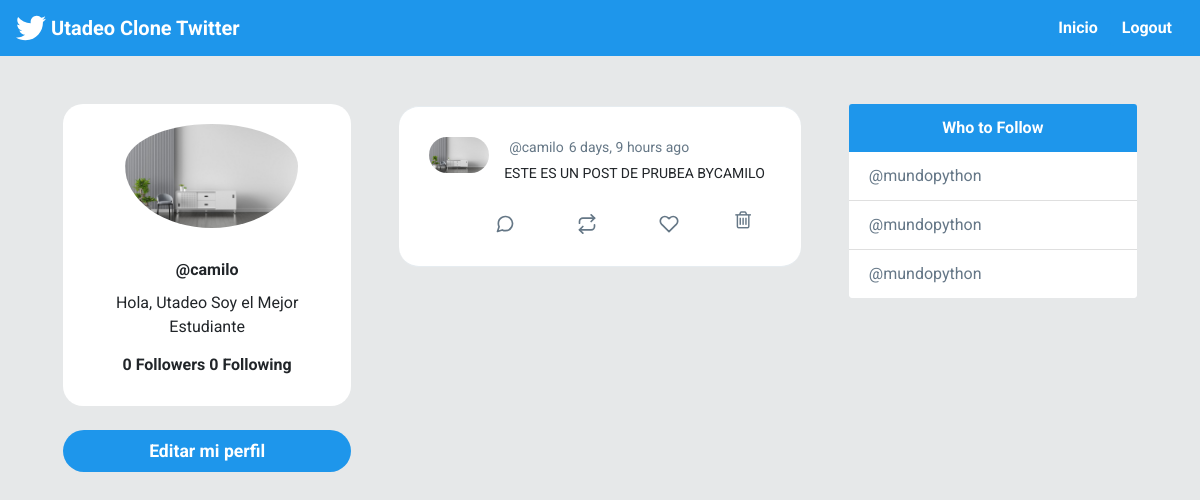
Page /profile/camilo/ on the committed database.
### twitter/models.py (models this page shows, shortened)
class Profile(models.Model):
    user = models.OneToOneField(User, on_delete=models.CASCADE)
    bio = models.CharField(default='Hola, Utadeo Twitter', max_length=100)
    image = models.ImageField(default='default.png', upload_to='profile_pics/')  # 🔹 Se agregó upload_to
    def following(self):
        user_ids = Relationship.objects.filter(from_user=self.user)\
                        .values_list('to_user_id', flat=True)
        return User.objects.filter(id__in=user_ids)
    def followers(self):
        user_ids = Relationship.objects.filter(to_user=self.user)\
                        .values_list('from_user_id', flat=True)
        return User.objects.filter(id__in=user_ids)

class Post(models.Model):
    timestamp = models.DateTimeField(default=timezone.now)
    content = models.TextField()
    user = models.ForeignKey(User, on_delete=models.CASCADE, related_name='posts')
    class Meta:
        ordering = ['-timestamp']

### twitter/views.py (the view)
# urls.py: path('profile/<str:username>/', views.profile, name='profile'),  # Corregido srt -> str
def profile(request, username):
    user = User.objects.get(username = username)
    posts = user.posts.all()
    context = {'user':user, 'posts':posts}
    return render(request, 'twitter/profile.html', context)

### twitter/templates/twitter/profile.html (shortened to what this page needs)
{% extends 'twitter/layout.html' %}
{% load humanize %}
{% block content %}
    <div id="main" class="container-fluid d-flex">
        <div class="sidebar m-5 d-none d-md-block">
            <div class="">
                <div class="card " style="width: 18rem; text-align:center;border-radius: 20px;">
                    <img class="card-img-top rounded-circle"
                        style="width:60%; position: relative;left: 62px;padding-top: 20px;"
                        src="{{ user.profile.image.url }}" alt="Card image cap">
                    <div class="card-body">
                        <h6 class="card-title font-weight-bold">@{{ user }}</h6>
                        <p class="card-text">{{ user.profile.bio }}</p>
                        <h6 class="card-title font-weight-bold">
                        {{ user.profile.followers.count }} Followers
                        {{ user.profile.following.count }} Following
                        </h6>
                    </div>
                </div>
                <a href="{% url 'editar' %}" id="addATweetLeft" onclick="addTweet()" type="button"
                style="border-radius: 30px; font-size: 1.1rem; font-weight:bold;"
                class="btn btn-lg btn-block mt-4 text-white ">Editar mi perfil</a>
            </div>
        </div>
        <div class="content">
            {% for post in posts %}
            <div id="tweetCards">
                <div class="tweet-wrap" style="border-radius:20px">
                    <div class="tweet-header">
                        <img src="{{ post.user.profile.image.url }}"
                            alt="" class="avator">
                        <div class="tweet-header-info">
                            {{ post.user.first_name }} <span>@{{ post.user }}</span><span>{{ post.timestamp|naturaltime }}
                            </span>
                            <p>{{ post.content }}</p>
                        </div>
                    </div>
                    <div class="tweet-info-counts">
                        <div class="comments">
                            <button style="background: white; border: none;">
                            </button>
                        </div>
                        <div class="retweets">
                            <button style="background: white; border: none;">
                        </button>
                        </div>
                        <div class="likes">
                            <button style="background: white; border: none;">
                            </button>
                        </div>
                        <div class="trash">
                            <a href="#" style="background: white; border: none;">
                                <i class="fa fa-trash-o" style="color:#657786; font-size: 20px" aria-hidden="true"></i>
                            </a>
                        </div>
                    </div>
                </div>
            </div>
            {% endfor %}
        </div>
        <div class="sidebar m-5 d-none d-xl-block">
            <div class="card" style="width: 18rem;">
                <div class="card-header">
                    Who to Follow
                </div>
                <ul class="list-group list-group-flush">
                    <li class="list-group-item"><a href="#" style="text-decoration: none;color: #657787;">@mundopython</a></li>
                    <li class="list-group-item"><a href="#" style="text-decoration: none;color: #657787;">@mundopython</a></li>
                    <li class="list-group-item"><a href="#" style="text-decoration: none;color: #657787;">@mundopython</a></li>
                </ul>
            </div>
        </div>
    </div>
{% endblock content %}

### twitter/static/css/style.css (style rules this page uses)
body { background: #E6E8E9; ; font-family: 'Asap', sans-serif; font-family: 'Roboto', sans-serif; }
img { max-width: 100%; }
.avator { border-radius: 100px; width: 60px; margin-right: 15px; }
.card { border: none; }
.card-header { background-color: #1E96EB ; color: white; text-align: center; font-weight: bold; border: none; }
#main { justify-content: center; }
.tweet-wrap { max-width: 490px; background: #fff; margin: 0 auto; margin-top: 50px; border-radius: 3px; padding: 30px; border-bottom: 1px solid #e6ecf0; border-top: 1px solid #e6ecf0; }
.tweet-header { display: flex; align-items: flex-start; font-size: 14px; }
.tweet-header-info { font-weight: bold; }
.tweet-header-info span { color: #657786; font-weight: normal; margin-left: 5px; }
.tweet-header-info p { font-weight: normal; margin-top: 5px; }
.tweet-info-counts { display: flex; margin-left: 60px; margin-top: 10px; }
.tweet-info-counts div { display: flex; margin-right: 20px; }
.tweet-info-counts div svg { color: #657786; margin-right: 10px; }
.btn { background-color: #1E96EB ; border-style: none; font-weight: bold; color: white; }
a:link { color: #1E96EB ; text-decoration: none; }

### rows in the picture
Post: user.profile.image (picture), user "camilo", timestamp "6 days, 9 hours ago", content "ESTE ES UN POST DE PRUBEA BYCAMILO"

### other values in the picture
{{ user }} "camilo"
{{ user.profile.bio }} "Hola, Utadeo Soy el Mejor Estudiante"
{{ user.profile.followers.count }} "0"
{{ user.profile.following.count }} "0"
